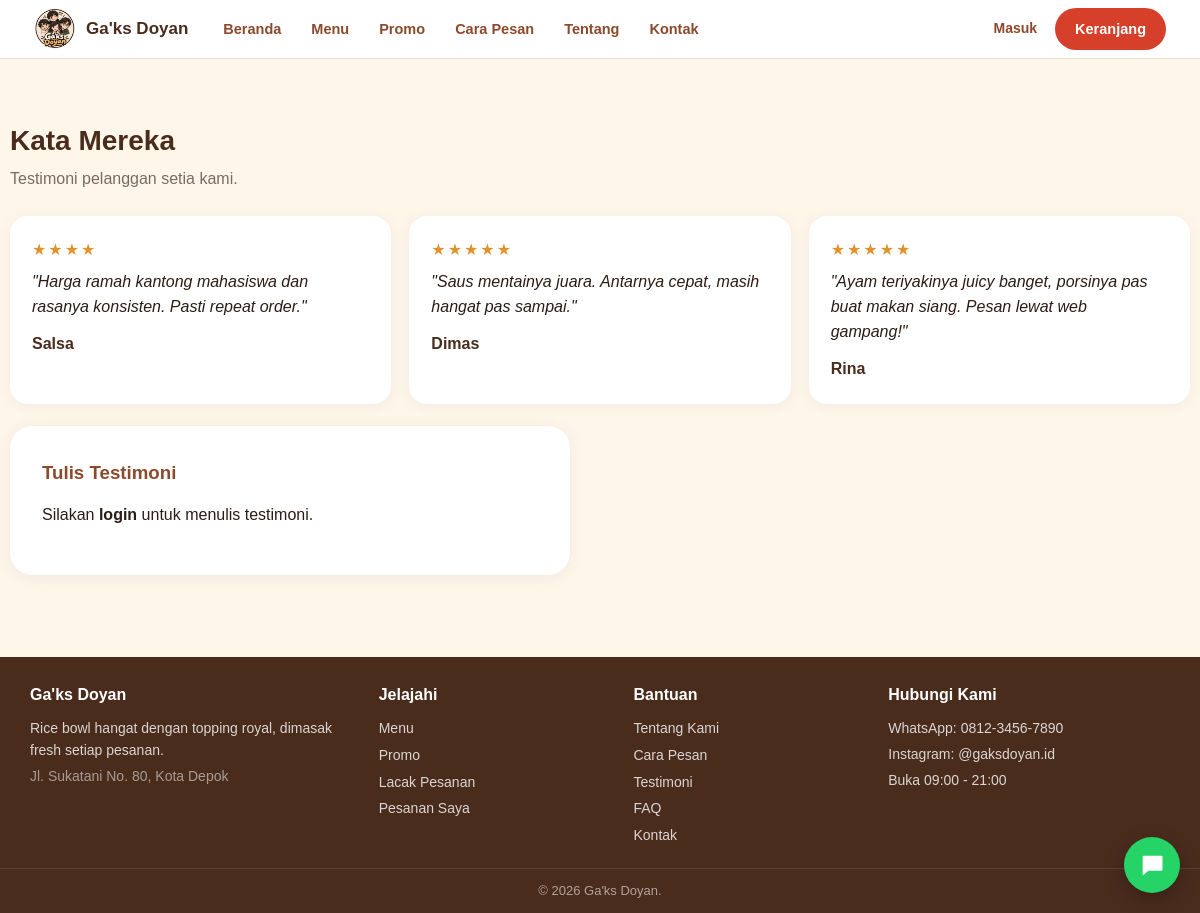
Screenshot of /halaman.php?p=testimoni with the database file from the repository.
### tables this page shows
CREATE TABLE `testimoni` (
  `id` int(11) NOT NULL,
  `nama` varchar(80) NOT NULL,
  `isi` varchar(300) NOT NULL,
  `bintang` tinyint(4) NOT NULL DEFAULT 5,
  `tampil` tinyint(1) NOT NULL DEFAULT 1,
  `dibuat` timestamp NOT NULL DEFAULT current_timestamp()
);

### includes/skema.php (called while the page is built, shortened)
<?php
if (!function_exists('e')) { function e($s) { return htmlspecialchars((string)$s, ENT_QUOTES, 'UTF-8'); } }

### halaman.php (the view, shortened to what this page needs)
<?php
require_once 'config/koneksi.php';
require_once 'includes/skema.php';
$p = $_GET['p'] ?? 'tentang';
$testi = []; if ($p === 'tentang' && ($r = @$koneksi->query("SELECT * FROM testimoni WHERE tampil=1 ORDER BY id DESC LIMIT 3"))) while ($b = $r->fetch_assoc()) $testi[] = $b;
$testi = [];
if ($p === 'testimoni' && ($r = @$koneksi->query("SELECT * FROM testimoni WHERE tampil=1 ORDER BY id DESC"))) while ($b = $r->fetch_assoc()) $testi[] = $b;
include 'includes/header.php';
?>
<div class="gd-wrap gd-hal">
<?php if ($p === 'tentang'): ?>
  <div class="gd-kotak"><h1>Tentang <?= e(NAMA_BRAND) ?></h1>
    <p><?= e(NAMA_BRAND) ?> adalah UMKM rice bowl yang menyajikan nasi hangat dengan topping ayam, sapi, dan saus pilihan, dimasak fresh setiap ada pesanan. Kini pemesanan bisa dilakukan lewat website dengan alur yang jelas dari pilih menu sampai pesanan diterima.</p>
    <h3>Visi</h3><p>Menjadi rice bowl favorit anak muda dengan rasa konsisten, harga ramah kantong, dan layanan yang cepat.</p>
    <h3>Misi</h3><p>1. Menggunakan bahan segar dan proses higienis.<br>2. Memberi pengalaman pesan yang mudah dan transparan.<br>3. Terus berinovasi pada menu dan layanan.</p></div>
  <div class="gd-kotak"><h2>Cara Pesan</h2><div class="gd-langkah">
    <div class="gd-lg"><span>1</span><b>Pilih Menu</b><p>Tentukan menu, ukuran, dan topping.</p></div>
    <div class="gd-lg"><span>2</span><b>Checkout</b><p>Isi data, pilih antar atau ambil sendiri.</p></div>
    <div class="gd-lg"><span>3</span><b>Bayar</b><p>Transfer atau COD, kirim bukti lewat WhatsApp.</p></div>
    <div class="gd-lg"><span>4</span><b>Nikmati</b><p>Pesanan diproses dan siap disantap.</p></div></div></div>
  <?php if ($testi): ?><div class="gd-kotak"><h2>Kata Pelanggan</h2><div class="gd-testi"><?php foreach ($testi as $t): ?>
    <div class="gd-ts"><div class="bt"><?= str_repeat('&#9733;', (int)$t['bintang']) ?></div><p>"<?= e($t['isi']) ?>"</p><b><?= e($t['nama']) ?></b></div>
  <?php endforeach; ?></div></div><?php endif; ?>
<?php elseif ($p === 'testimoni'): ?>
  <div class="gd-kepala-hal"><h1>Kata Mereka</h1><p>Testimoni pelanggan setia kami.</p></div>
  <?php if (!$testi): ?><div class="gd-kotak" style="margin-top:18px;text-align:center">Belum ada testimoni.</div><?php else: ?>
  <div class="gd-testi" style="margin-top:18px"><?php foreach ($testi as $t): ?>
    <div class="gd-ts"><div class="bt"><?= str_repeat('&#9733;', (int)$t['bintang']) ?></div><p>"<?= e($t['isi']) ?>"</p><b><?= e($t['nama']) ?></b></div>
  <?php endforeach; ?></div><?php endif; ?>
  <div class="gd-kotak" style="margin-top:22px;max-width:560px"><h3 style="margin-top:0">Tulis Testimoni</h3>
  <?php if (empty($_SESSION['user'])): ?><p>Silakan <a href="login.php"><b>login</b></a> untuk menulis testimoni.</p><?php endif; ?></div>
<?php endif; ?>
</div>
<?php include 'includes/footer.php'; ?>

### assets/css/style.css (style rules this page uses)
:root { --biru: #1f4e6b; --biru-gelap: #163a50; --oranye: #f28c28; --bata: #b8472f; --krem: #fff6ea; --putih: #ffffff; --teks: #1e2a36; --abu: #6b7886; --garis: #eee6da; }
* { box-sizing: border-box; font-family: "Poppins", Arial, sans-serif; }
html { scroll-behavior: smooth; }
body { margin: 0; background: var(--putih); color: var(--teks); }
a { text-decoration: none; color: inherit; }

### assets/css/final.css (style rules this page uses)
:root { --gd-navy: #4a2c1d; --gd-navy2: #8b4a2b; --gd-coral: #d6402b; --gd-krem: #fff6ea; --gd-teks: #2b1d16; --gd-abu: #7b6a60; --gd-garis: #efdfcc; }
body.gd { margin: 0; background: var(--gd-krem); color: var(--gd-teks); font-family: "Segoe UI", system-ui, sans-serif; padding: 0; line-height: 1.55; }
.gd * { box-sizing: border-box; }
.gd-wrap { max-width: 1140px; margin: 0 auto; padding: 0 20px; }
.gd-testi { display: grid; grid-template-columns: repeat(auto-fit, minmax(260px, 1fr)); gap: 18px; }
.gd-ts { background: #fff; border-radius: 18px; padding: 22px; box-shadow: 0 2px 14px rgba(18, 59, 85, 0.06); }
.gd-ts .bt { color: #e0922f; letter-spacing: 2px; }
.gd-ts p { margin: 8px 0 12px; font-style: italic; }
.gd-ts b { color: var(--gd-navy); }
.gd-hal { padding: 34px 0 50px; }
.gd-kotak { background: #fff; border-radius: 22px; padding: 32px; box-shadow: 0 2px 16px rgba(18, 59, 85, 0.07); margin-bottom: 22px; }
.gd-kotak h3 { color: var(--gd-navy2); margin: 22px 0 6px; }

### assets/css/ringkas.css (style rules this page uses)
.gd-wrap { max-width: 1180px; }
.gd-kepala-hal { padding: 26px 0 6px; }
.gd-kepala-hal h1 { margin: 0; font-size: 28px; color: var(--gd-navy); }
.gd-kepala-hal p { margin: 4px 0 0; color: var(--gd-abu); }

### rows the page displays
testimoni: bintang "★★★★", isi "Harga ramah kantong mahasiswa dan rasanya konsisten. Pasti repeat order.", nama "Salsa"
testimoni: bintang "★★★★★", isi "Saus mentainya juara. Antarnya cepat, masih hangat pas sampai.", nama "Dimas"
testimoni: bintang "★★★★★", isi "Ayam teriyakinya juicy banget, porsinya pas buat makan siang. Pesan lewat web gampang!", nama "Rina"

### other values shown
NAMA_BRAND "Ga'ks Doyan"
$t "Beranda"
$t "Menu"
$t "Promo"
$t "Cara Pesan"
$t "Tentang"
$t "Kontak"
TOKO_ALAMAT "Jl. Sukatani No. 80, Kota Depok"
TOKO_TELP "0812-3456-7890"
TOKO_IG "@gaksdoyan.id"
JAM_BUKA "09:00"
JAM_TUTUP "21:00"
